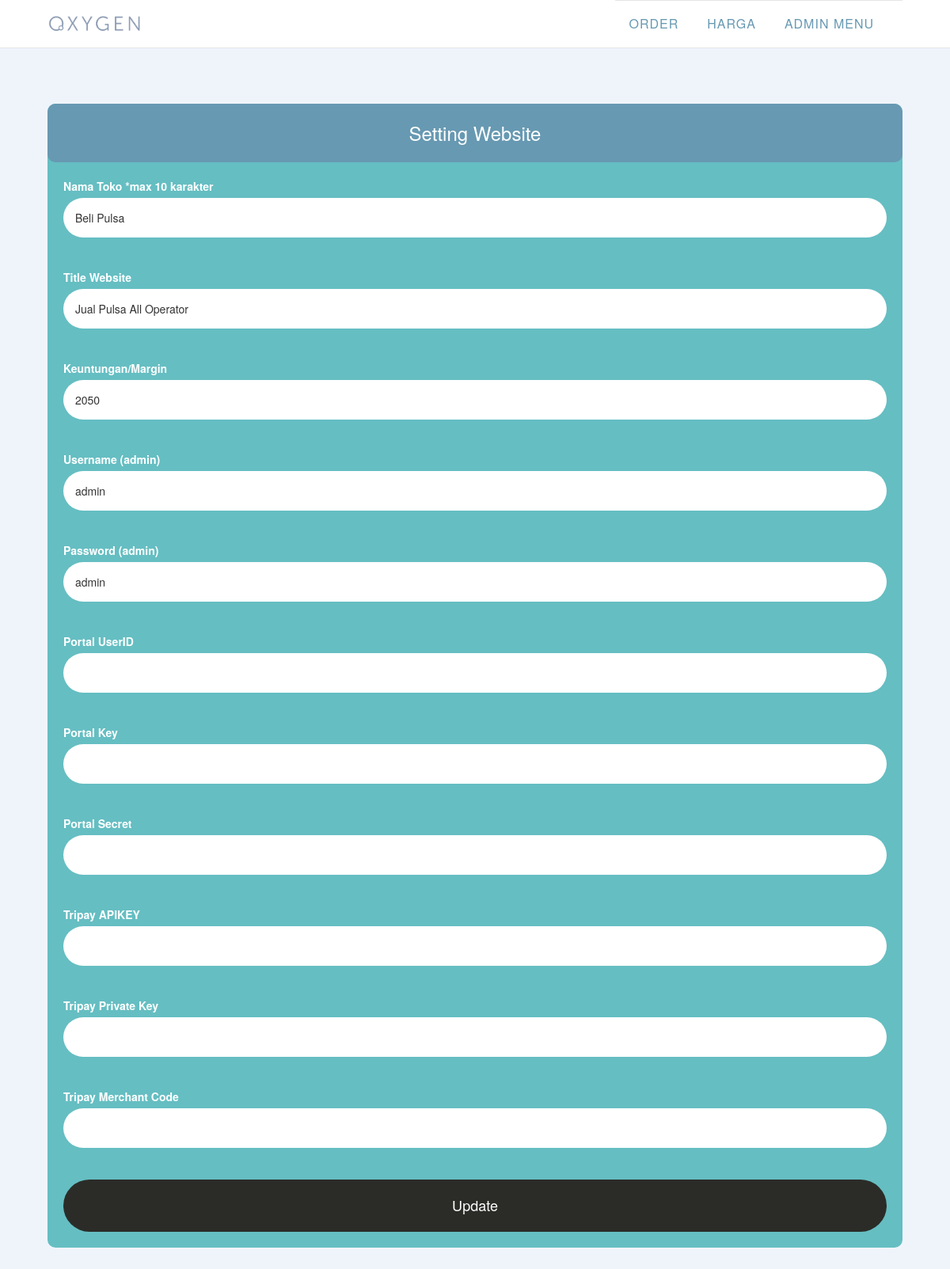
The app's page /admin/index.php (signed in) with its own data.
### tables this page shows
CREATE TABLE `settings` (
  `id` int(11) NOT NULL,
  `nama_toko` varchar(50) NOT NULL,
  `title` varchar(50) NOT NULL,
  `margin` int(7) NOT NULL,
  `username` varchar(10) NOT NULL,
  `password` varchar(10) NOT NULL,
  `portaluserid` varchar(10) NOT NULL,
  `portalkey` varchar(100) NOT NULL,
  `portalsecret` varchar(100) NOT NULL,
  `tripayapiKey` varchar(100) NOT NULL,
  `tripayprivateKey` varchar(100) NOT NULL,
  `tripaymerchantCode` varchar(10) NOT NULL
);

### admin/index.php (the view, shortened to what this page needs)
<!DOCTYPE html>
<html lang="en-US" >
   <head>
	<?php
	include "../koneksi.php";
	include "../meta.php";
	if (isset($_SESSION['login'])) {
	    $query = mysqli_query($conn, "select * from settings where id=".$_SESSION['login']['id']);
	    $cek = mysqli_num_rows($query);
	    if ($cek == 0) {
	        echo "<script>window.location.href='login.php';</script>";
            exit;
	    } else {
	        $get = mysqli_fetch_array($query);
	    }
	} else {
	    echo "<script>window.location.href='login.php';</script>";
        exit;
	}
	?>
   </head>
   <body class="page-template-default page page-id-12  wp-embed-responsive oxygen-body" >
      <?php include "../menu.php"; ?>
      <div id='inner_content-3-228' class='ct-inner-content'>
         <section id="section-11-244" class=" ct-section" >
            <div class="ct-section-inner-wrap">
               <div class="form">
                   <form id="form-settings">
                      <div class="form-title">Setting Website</div>
                      <div class="form-content">
                         <label>Nama Toko *max 10 karakter</label>
                         <input type="text" required name="nama_toko" id="nama_toko" value="<?php echo $get['nama_toko']; ?>">
                         <br>
                         <label>Title Website </label>
                         <input type="text" required name="title" id="title" value="<?php echo $get['title']; ?>">
                         <br>
                         <label>Keuntungan/Margin </label>
                         <input type="text" required name="margin" id="margin" value="<?php echo $get['margin']; ?>">
                         <br>
                         <label>Username (admin)</label>
                         <input type="text" required name="username" id="username" value="<?php echo $get['username']; ?>">
                         <br>
                         <label>Password (admin)</label>
                         <input type="text" required name="password" id="password" value="<?php echo $get['password']; ?>">
                         <br>
                         <label>Portal UserID </label>
                         <input type="text" required name="portaluserid" id="portaluserid" value="<?php echo $get['portaluserid']; ?>">
                         <br>
                         <label>Portal Key </label>
                         <input type="text" required name="portalkey" id="portalkey" value="<?php echo $get['portalkey']; ?>">
                         <br>
                         <label>Portal Secret </label>
                         <input type="text" required name="portalsecret" id="portalsecret" value="<?php echo $get['portalsecret']; ?>">
                         <br>
                         <label>Tripay APIKEY </label>
                         <input type="text" required name="tripayapiKey" id="tripayapiKey" value="<?php echo $get['tripayapiKey']; ?>">
                         <br>
                         <label>Tripay Private Key </label>
                         <input type="text" required name="tripayprivateKey" id="tripayprivateKey" value="<?php echo $get['tripayprivateKey']; ?>">
                         <br>
                         <label>Tripay Merchant Code </label>
                         <input type="text" required name="tripaymerchantCode" id="tripaymerchantCode" value="<?php echo $get['tripaymerchantCode']; ?>">
                         <br>
						 <button class="submit" id="update" type="submit">Update</button>
                      </div>
                   </form>
                </div>
            </div>
         </section>
      </div>
   </body>
</html>

### assets/css/oxygen.css (style rules this page uses)
button, hr, input { overflow: visible; }
html { line-height: 1.15; -ms-text-size-adjust: 100%; -webkit-text-size-adjust: 100%; }
body, h1, h2, h3, h4, h5, h6 { margin: 0; }
article, aside, details, figcaption, figure, footer, header, main, menu, nav, section { display: block; }
button, input, optgroup, select, textarea { font-size: 100%; line-height: 1.15; margin: 0; }
button, select { text-transform: none; display:block; width:100%; padding:15px; margin-bottom:20px; border:none; border-radius:50px; }
[type="reset"], [type="submit"], button, html [type="button"] { -webkit-appearance: button; }
html { box-sizing: border-box; }
body { font-size: 16px; color: rgba(64, 64, 64, 1); }
.ct-section-inner-wrap { margin-left: auto; margin-right: auto; height: 100%; }

### assets/css/product-tour-12.css (style rules this page uses)
#section-11-244>.ct-section-inner-wrap { padding-top: 70px; padding-bottom: 120px; display: flex; flex-direction: column; align-items: center }
#section-11-244 { background-color: #eff4fb; text-align: center }

### assets/css/universal.css (style rules this page uses)
.ct-section { width:100%; background-size:cover; background-repeat:repeat; }
.ct-section>.ct-section-inner-wrap { display:flex; flex-direction:column; align-items:flex-start; }
.ct-inner-content { width:100%; }
.ct-section-inner-wrap, .oxy-header-container { max-width: 1120px; }
body { font-family: 'Roboto'; }
body { line-height: 1.6;font-size: 16px;font-weight: 400;color: #2b2c28; }
.ct-section-inner-wrap { padding-top: 75px; padding-right: 20px; padding-bottom: 75px; padding-left: 20px; }
.form { width:100%; height:100%; background:#65bec2; border-radius:10px; }
form label { display:block; text-align:left; color: white; padding-bottom:5px; margin: 20px 0 }
form input { display:block; width:100%; padding:15px; margin-bottom:20px; border:none; border-radius:50px; }
form label { margin:0; }
.form-content { padding:20px; }
.form-title { color:white; font-size:24px; background: #6799b2; padding:20px; border-radius:10px; }
.submit { background: #2b2c28; color:white; padding:20px; font-size:18px; border-radius:50px }

### records on screen
settings: nama_toko "Beli Pulsa", title "Jual Pulsa All Operator", margin "2050", username "admin", password "admin"
